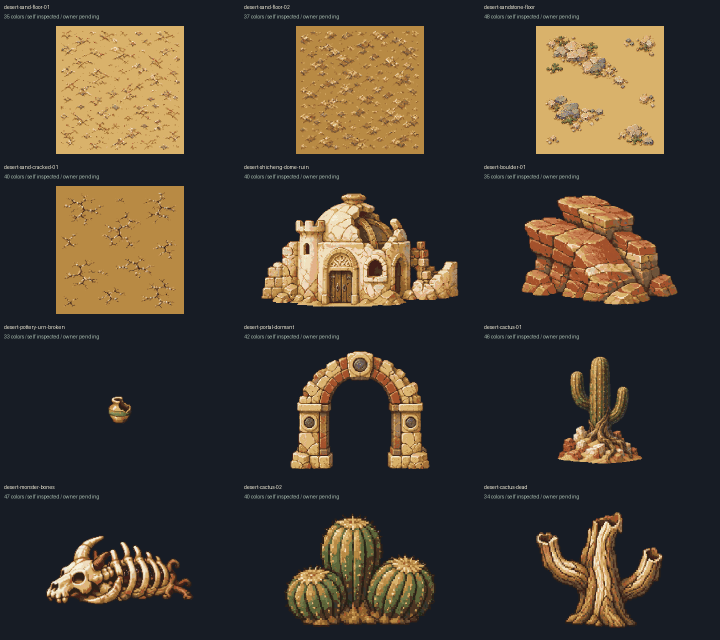
#> input picture apps/game-web/art-src/hd2d/batch-11-desert/contact-page-01.png, 1440 x 1280 px, given in place of final.png, which was not available (shown at 1/2 size)
$ python qa-contact.py
#> lines starting #> are read from the running program, lines starting #| are printed output that depends on the picture; pictures that were not available may be replaced by others from this repository, and a replacement may not be noted
"""Compose generated final sprites for QA only; never draws game content."""
from pathlib import Path
import json,sys
from PIL import Image, ImageDraw

root = Path(sys.argv[1]).resolve() if len(sys.argv)>1 else Path(__file__).resolve().parent
manifest = json.loads((root / 'manifest.json').read_text())
#> (reads apps/game-web/art-src/hd2d/batch-11-nightmare/manifest.json from the repository)
assets = list(manifest['assets'])
if (root/'aux-manifest.json').exists():
    seen={a['id'] for a in assets}
    assets += [a for a in json.loads((root/'aux-manifest.json').read_text())['assets'] if a['id'] not in seen]
#> (reads apps/game-web/art-src/hd2d/batch-11-nightmare/aux-manifest.json from the repository)
cell_w, cell_h = 480, 320
sheet = Image.new('RGB', (cell_w * 3, cell_h * ((len(assets) + 2) // 3)), (23, 28, 37))
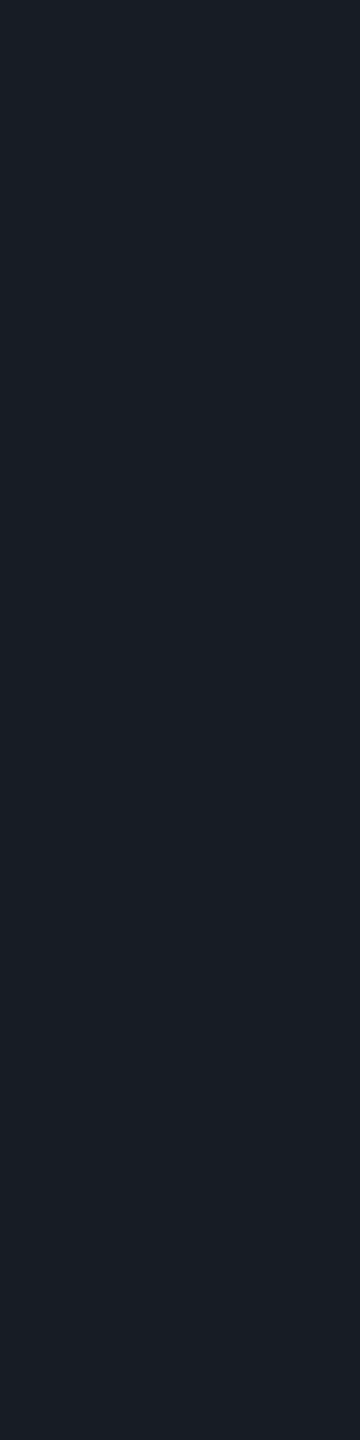
#> sheet: PIL image 1440x5760 RGB (shown at 1/4 size); mean R, G, B 23, 28, 37
draw = ImageDraw.Draw(sheet)
for i, asset in enumerate(assets):
    folder = root / asset['id']
    qa = json.loads((folder / 'qa.json').read_text())
#> (reads apps/game-web/art-src/hd2d/batch-11-nightmare/nightmare-floor-03/qa.json from the repository)
    if not (folder / 'review.md').exists():
        (folder / 'review.md').write_text('DRAFT — actual final/4x inspection pending. No self pass or Claude approval.\nMechanical failures: ' + ', '.join(qa.get('failures', [])) + '\n')
    pic = Image.open(root / asset['file']).convert('RGBA')
    pic.thumbnail((cell_w - 32, cell_h - 64), Image.Resampling.NEAREST)
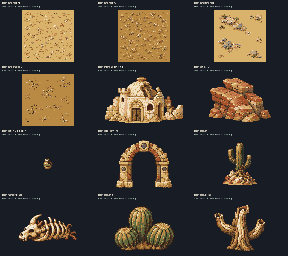
#> pic: PIL image 288x256 RGBA; mean R, G, B, A 67, 59.4, 50.3, 255
    x, y = i % 3 * cell_w, i // 3 * cell_h
    sheet.paste(pic, (x + (cell_w - pic.width) // 2, y + 52 + (cell_h - 64 - pic.height) // 2), pic)
    draw.text((x + 8, y + 8), asset['id'], fill=(235, 230, 210))
    review = qa.get('visual_review', '')
    state = ('local QA: ' + ','.join(qa['failures'])) if qa.get('failures') else ('self rejected' if 'self_reject' in review else ('self inspected / owner pending' if 'actual' in review and 'inspected' in review else 'draft / inspection pending'))
    draw.text((x + 8, y + 27), f"{qa['colors']} colors / {state}", fill=(230, 169, 100) if qa.get('failures') else (170, 190, 175))
#> pass 2 of the loop `for i, asset in enumerate(assets):`:
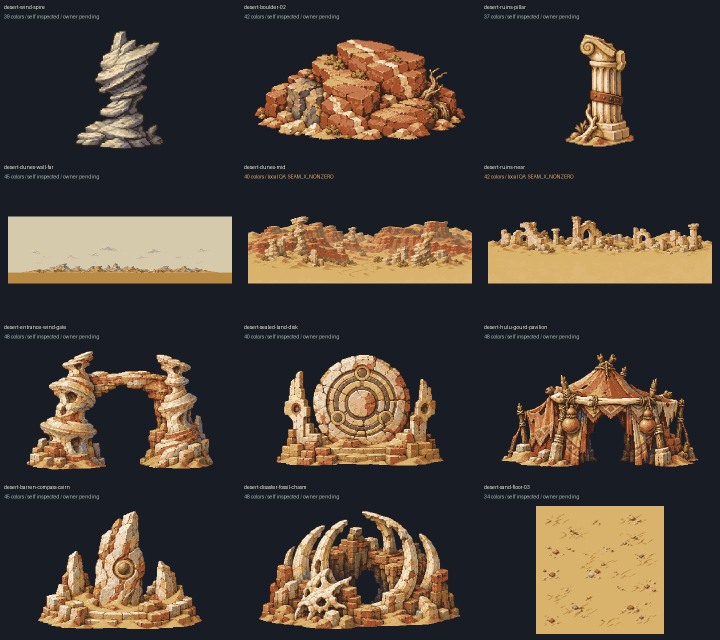
#> input picture apps/game-web/art-src/hd2d/batch-11-desert/contact-page-02.png, 1440 x 1280 px, given in place of final.png, which was not available (shown at 1/2 size)
#> `pic.thumbnail((cell_w - 32, cell_h - 64), Image.Resampling.NEAREST)`:
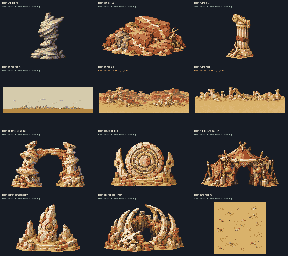
#> pic: PIL image 288x256 RGBA; mean R, G, B, A 72.3, 63.7, 55.9, 255
#> `sheet.paste(pic, (x + (cell_w - pic.width) // 2, y + 52 + (cell_h - 64..`:
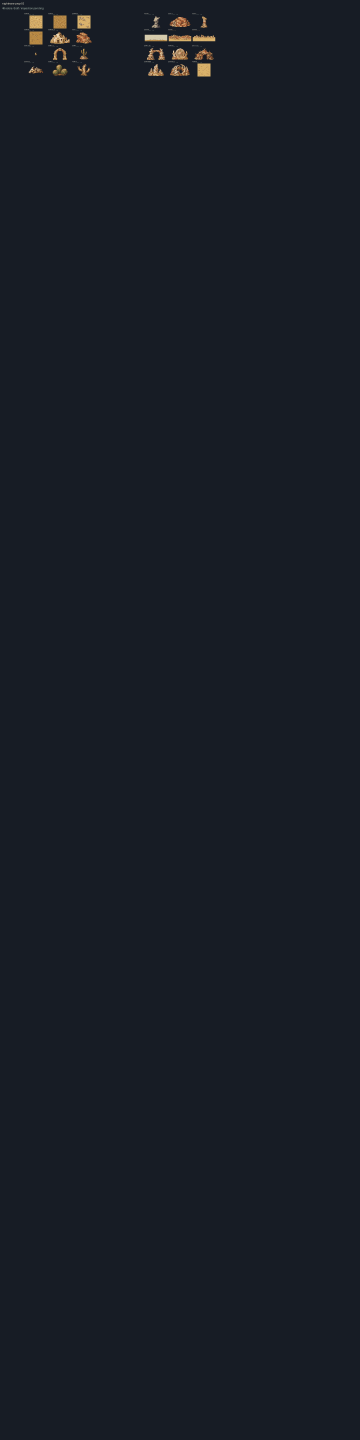
#> sheet: PIL image 1440x5760 RGB (shown at 1/4 size); mean R, G, B 23.8, 28.6, 37.3
#> (the run stopped early here; a loop or call above may not have finished)
